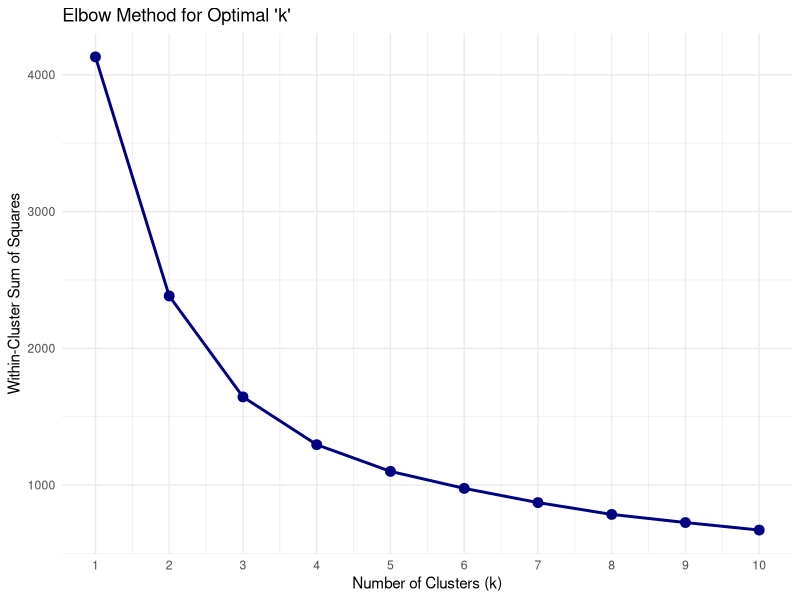
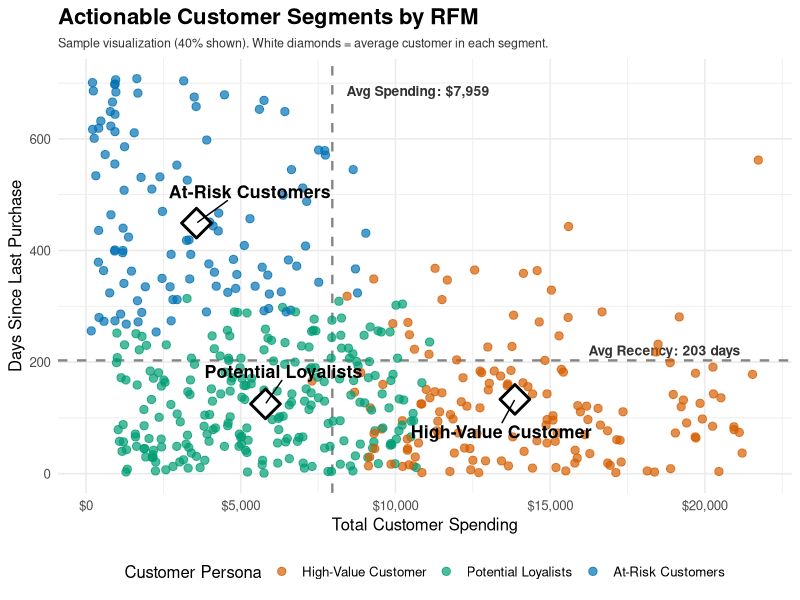
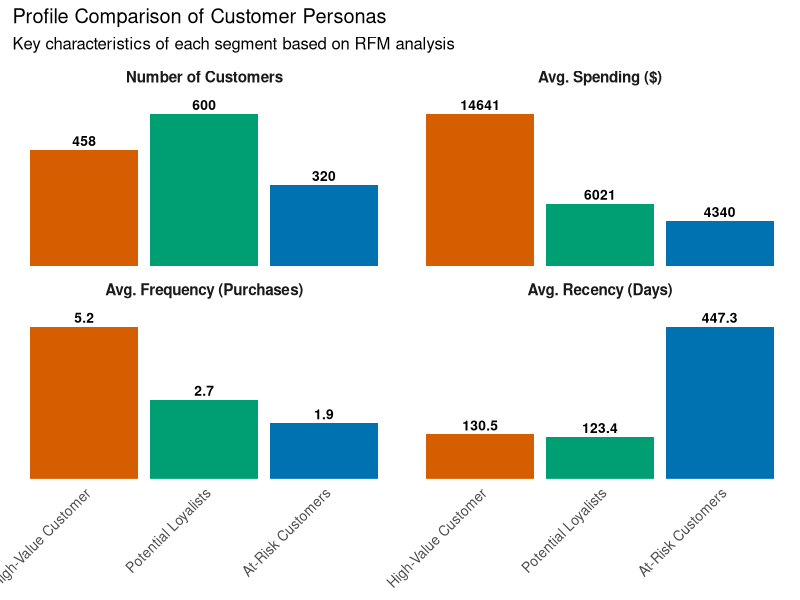

Write R code to recreate these figures, in order.
sapply(c("dplyr", "tidyr", "ggplot2", "ggrepel", "scales", "purrr"), function(x) {
  if (!require(x, character.only = TRUE)) install.packages(x)
})

library(dplyr)
library(tidyr)
library(ggplot2)
library(ggrepel)
library(scales)
library(purrr)

customers <- read.csv("customers_20.csv")
products <- read.csv("products_20.csv")
sales <- read.csv("sales_20.csv")

names(customers) <- gsub("[ .]", "_", names(customers))
names(products) <- gsub("[ .]", "_", names(products))
names(sales) <- gsub("[ .]", "_", names(sales))

sales_tidy <- sales %>%
  separate_rows(Product_id_list, sep = ",")

sales_products <- merge(sales_tidy, products, 
                        by.x = "Product_id_list", by.y = "Product_id")
full_data <- merge(sales_products, customers, by = "Customer_id")

full_data$Invoice_date <- as.Date(full_data$Invoice_date, format = "%d/%m/%Y")

#RFM
analysis_date <- max(full_data$Invoice_date) + 1

rfm_summary <- full_data %>%
  group_by(Customer_id) %>%
  summarise(
    Recency = as.numeric(analysis_date - max(Invoice_date)),
    Frequency = n_distinct(Invoice_no),
    Monetary = sum(Price)
  ) %>%
  ungroup()

rfm_scaled <- scale(rfm_summary[, c("Recency", "Frequency", "Monetary")])

#Elbow Method
set.seed(123)

wss <- function(k) {
  kmeans(rfm_scaled, k, nstart = 25)$tot.withinss
}

k_values <- 1:10
wss_values <- map_dbl(k_values, wss)
elbow_data <- data.frame(k = k_values, wss = wss_values)

print(
  ggplot(elbow_data, aes(x = k, y = wss)) +
    geom_line(color = "navy", linewidth = 1) +
    geom_point(color = "navy", size = 3) +
    scale_x_continuous(breaks = k_values) +
    labs(
      title = "Elbow Method for Optimal 'k'",
      x = "Number of Clusters (k)",
      y = "Within-Cluster Sum of Squares"
    ) +
    theme_minimal()
)

#K-Means Clustering
set.seed(123)
optimal_k <- 3
kmeans_clusters <- kmeans(rfm_scaled, centers = optimal_k, nstart = 25)
rfm_summary$Cluster <- as.factor(kmeans_clusters$cluster)

rfm_summary <- rfm_summary %>%
  mutate(Persona = case_when(
    Cluster == 1 ~ "High-Value Customer",
    Cluster == 2 ~ "Potential Loyalists",
    Cluster == 3 ~ "At-Risk Customers"
  )) %>%
  mutate(Persona = factor(Persona, 
                          levels = c("High-Value Customer", 
                                     "Potential Loyalists", 
                                     "At-Risk Customers")))

centroids_initial <- rfm_summary %>%
  group_by(Persona) %>%
  summarise(
    Monetary = mean(Monetary),      # Average spending
    Recency = mean(Recency),        # Average days since purchase
    .groups = 'drop'
  )

rfm_filtered <- rfm_summary %>%
  left_join(centroids_initial, by = "Persona", suffix = c("", "_center")) %>%
  mutate(
    Distance = sqrt((Monetary - Monetary_center)^2 + (Recency - Recency_center)^2)
  ) %>%
  group_by(Persona) %>%
  mutate(
    Distance_Percentile = percent_rank(Distance)
  ) %>%
  ungroup() %>%
  filter(Distance_Percentile <= 0.90) %>%
  select(-ends_with("_center"), -Distance, -Distance_Percentile)

centroids <- rfm_filtered %>%
  group_by(Persona) %>%
  summarise(
    Monetary = mean(Monetary),
    Recency = mean(Recency), 
    .groups = 'drop'
  )

avg_monetary <- mean(rfm_filtered$Monetary)
avg_recency <- mean(rfm_filtered$Recency)

persona_colors <- c(
  "High-Value Customer" = "#D55E00",
  "Potential Loyalists" = "#009E73",
  "At-Risk Customers" = "#0072B2"
)

set.seed(123)
sample_percentage <- 0.4
rfm_sample <- rfm_filtered %>% sample_frac(sample_percentage)

print(
  ggplot(rfm_filtered, aes(x = Monetary, y = Recency, color = Persona)) +
    geom_hline(yintercept = avg_recency, linetype = "dashed", 
               color = "grey40", alpha = 0.8, linewidth = 0.8) +
    geom_vline(xintercept = avg_monetary, linetype = "dashed", 
               color = "grey40", alpha = 0.8, linewidth = 0.8) +
    
    annotate("text", 
             x = max(rfm_filtered$Monetary) * 0.85, 
             y = avg_recency, 
             label = paste0("Avg Recency: ", round(avg_recency, 0), " days"),
             vjust = -0.5, 
             color = "grey20", 
             size = 3.5, 
             fontface = "bold") +
    
    annotate("text", 
             x = avg_monetary, 
             y = max(rfm_filtered$Recency) * 0.95, 
             label = paste0("Avg Spending: ", dollar(round(avg_monetary, 0))),
             hjust = -0.1, 
             color = "grey20", 
             size = 3.5, 
             fontface = "bold") +
    
    geom_point(data = rfm_sample, alpha = 0.7, size = 2.5) +
    
    # Add centroids
    geom_point(data = centroids, shape = 23, fill = "white", 
               color = "black", size = 7, stroke = 1.5) +
    geom_text_repel(data = centroids, aes(label = Persona), 
                    fontface = "bold", color = "black", 
                    box.padding = 1.2, size = 4.5,
                    min.segment.length = 0) +
    
    scale_color_manual(values = persona_colors) +
    scale_x_continuous(labels = dollar_format()) +
    labs(
      title = "Actionable Customer Segments by RFM",
      subtitle = paste0("Sample visualization (", sample_percentage * 100, 
                        "% shown). White diamonds = average customer in each segment."),
      x = "Total Customer Spending",
      y = "Days Since Last Purchase",
      color = "Customer Persona"
    ) +
    theme_minimal(base_size = 12) +
    theme(
      legend.position = "bottom",
      plot.title = element_text(face = "bold", size = 16),
      plot.subtitle = element_text(size = 9, color = "grey20")
    )
)

removed_count <- nrow(rfm_summary) - nrow(rfm_filtered)
removed_pct <- round(removed_count / nrow(rfm_summary) * 100, 1)
cat(sprintf("\n=== Filtering Statistics ===\n"))
cat(sprintf("Removed: %d outliers (%s%%)\n\n", removed_count, removed_pct))

summary_stats <- rfm_summary %>%
  group_by(Persona) %>%
  summarise(
    Avg_Recency = round(mean(Recency), 1),
    Avg_Frequency = round(mean(Frequency), 1),
    Avg_Monetary = round(mean(Monetary), 0),
    Customer_Count = n(),
    .groups = 'drop'
  )

#Profile Comparison Bar Chart
summary_long <- summary_stats %>%
  pivot_longer(
    cols = -Persona,
    names_to = "Metric",
    values_to = "Value"
  ) %>%
  mutate(Metric = recode(Metric,
                         "Avg_Recency" = "Avg. Recency (Days)",
                         "Avg_Frequency" = "Avg. Frequency (Purchases)",
                         "Avg_Monetary" = "Avg. Spending ($)",
                         "Customer_Count" = "Number of Customers")) %>%
  mutate(Metric = factor(Metric, 
                         levels = c("Number of Customers", 
                                    "Avg. Spending ($)", 
                                    "Avg. Frequency (Purchases)", 
                                    "Avg. Recency (Days)")))

print(
  ggplot(summary_long, aes(x = Persona, y = Value, fill = Persona)) +
    geom_col(show.legend = FALSE) +
    geom_text(aes(label = round(Value, 1)), vjust = -0.4, 
              size = 3.5, color = "black", fontface = "bold") +
    facet_wrap(~Metric, scales = "free_y") +
    scale_fill_manual(values = persona_colors) +
    scale_y_continuous(expand = expansion(mult = c(0, 0.15))) +
    labs(
      title = "Profile Comparison of Customer Personas",
      subtitle = "Key characteristics of each segment based on RFM analysis",
      x = NULL,
      y = NULL
    ) +
    theme_minimal(base_size = 12) +
    theme(
      axis.text.x = element_text(angle = 45, hjust = 1, size = 10),
      axis.text.y = element_blank(),
      strip.text = element_text(face = "bold", size = 11),
      panel.grid.major = element_blank(),
      panel.grid.minor = element_blank(),
      axis.line.y = element_blank(),
      axis.ticks.y = element_blank()
    )
)

